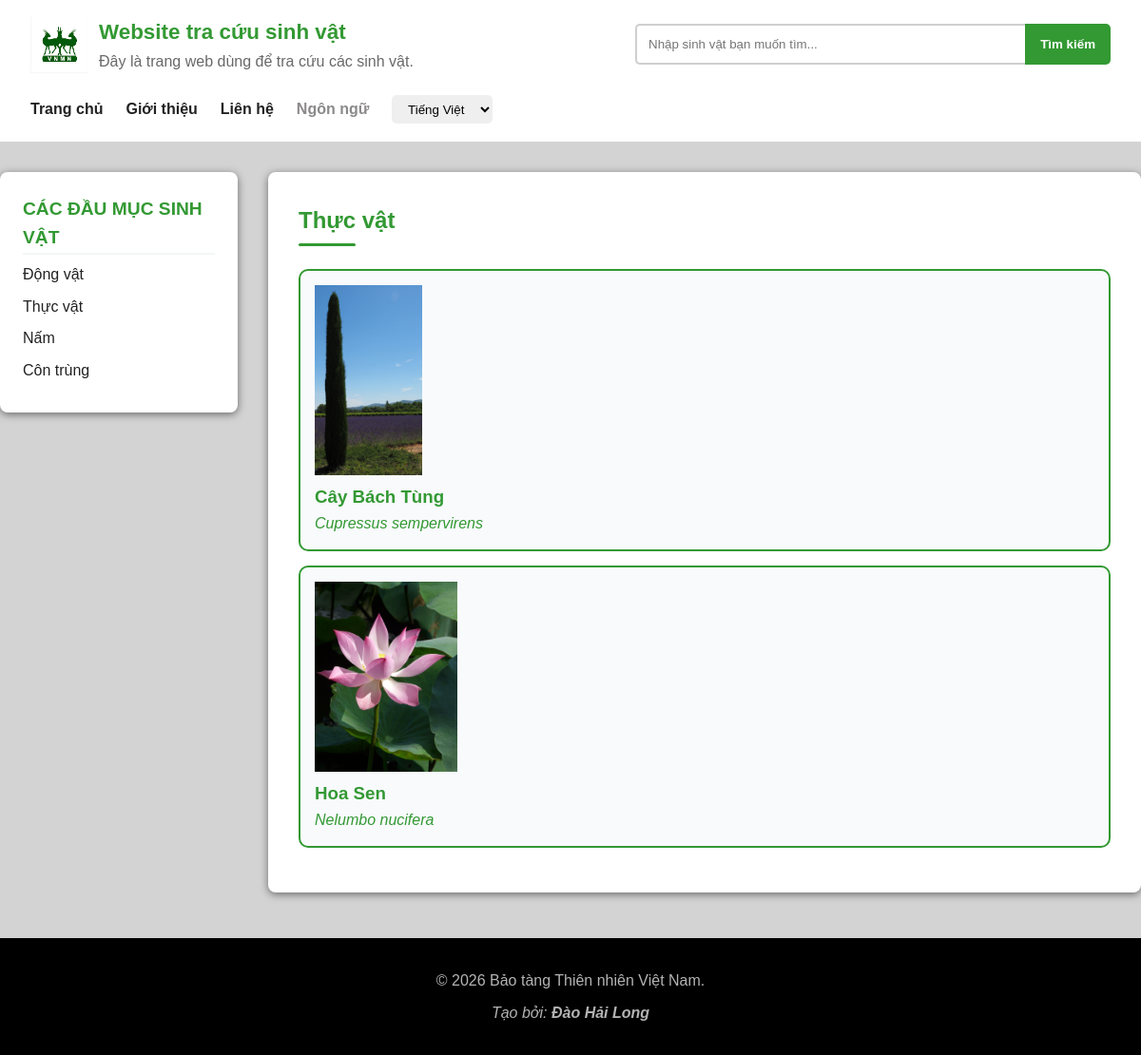
The page /sinh-vat/plant on the database its author committed.
### tables this page shows
CREATE TABLE images (
    id INTEGER PRIMARY KEY AUTOINCREMENT,
    creature_id INTEGER NOT NULL,
    photo TEXT NOT NULL,
    author VARCHAR(255) NOT NULL,
    license VARCHAR(255) NOT NULL,
    source VARCHAR(255) NOT NULL,
    alt_text TEXT NOT NULL,
    alt_text_en TEXT NOT NULL,

    FOREIGN KEY (creature_id) REFERENCES creatures(id)
);

CREATE TABLE translations (
id INTEGER PRIMARY KEY AUTOINCREMENT,
creature_id INTEGER NOT NULL,
language VARCHAR(2) NOT NULL,
species VARCHAR(255) NOT NULL,
quick_summary TEXT NOT NULL,

FOREIGN KEY (creature_id) REFERENCES creatures(id),
UNIQUE (creature_id, language)
);

CREATE TABLE creatures (
    id INTEGER PRIMARY KEY AUTOINCREMENT,
    category VARCHAR(50) NOT NULL,
    era VARCHAR(50) NOT NULL,
    scientific_name VARCHAR(255) NOT NULL UNIQUE,
    taxonomic_domain VARCHAR(255) NOT NULL,
    taxonomic_kingdom VARCHAR(255) NOT NULL,
    taxonomic_phylum VARCHAR(255) NOT NULL,
    taxonomic_class VARCHAR(255) NOT NULL,
    taxonomic_order VARCHAR(255) NOT NULL,
    taxonomic_family VARCHAR(255) NOT NULL,
    taxonomic_genus VARCHAR(255) NOT NULL
);

### app.py (the view)
@app.route("/sinh-vat/<category>")
def creature_category(category):
    allowed_categories = {
        "animal",
        "plant",
        "fungus",
        "insects"
    }
    if category not in allowed_categories:
        return xin_loi("Không có đầu mục sinh vật đó")
    db = get_db()
    creatures = db.execute("""SELECT creatures.id, translations.species, creatures.scientific_name, images.photo, images.alt_text
                                FROM creatures
                                JOIN translations ON translations.creature_id = creatures.id
                                JOIN images ON images.creature_id = creatures.id
                                WHERE creatures.category = ? AND translations.language = 'vi'
                                ORDER BY translations.species""", (category,)).fetchall()
    return render_template("vi/sinh-vat.html", creatures=creatures, category=category)

### app.py (called while the page is built)
def get_db():
    db = getattr(g, "_database", None)
    if db == None:
        db = g._database = sqlite3.connect("animals.db")
        db.row_factory = sqlite3.Row
    return db

@app.teardown_appcontext
def close_connection(exception):
    db = getattr(g, "_database", None)
    if db != None:
        db.close()

### templates/vi/sinh-vat.html (shortened to what this page needs)
{% extends 'vi/layout.html' %}
{% block main %}
<section class="main-content">
    {% if category == "animal" %}
        <h2>Động vật</h2>
    {% elif category == "plant" %}
        <h2>Thực vật</h2>
    {% elif category == "fungus" %}
        <h2>Nấm</h2>
    {% elif category == "insects" %}
        <h2>Côn trùng</h2>
    {% endif %}
    {% for creature in creatures %}
        <a href="{{ url_for('creature_info', creature_id=creature['id']) }}" class="animal-link">
            <div class="animals">
                <img src="{{ url_for('static', filename=creature['photo']) }}" alt="{{ creature['alt_text'] }}" />
                <h3>{{ creature['species'] }}</h3>
                <p><i>{{ creature['scientific_name'] }}</i></p>
            </div>
        </a>
    {% else %}
        <p>Danh mục này hiện chưa có sinh vật nào.</p>
    {% endfor %}
</section>
{% endblock %}

### static/styles.css (style rules this page uses)
:root { --primary-color: #339933; --font-main: Arial, "Roboto", "Open Sans", "Montserrat", "Poppins", "Lora", sans-serif; --text-color: #222222; --background-color: #D3D3D3; --template-background-color: #f8fafc; }
* { border: 0; margin: 0; padding: 0; box-sizing: border-box; }
body { font-family: var(--font-main); line-height: 1.6; color: var(--text-color); background-color: var(--background-color); }
a { text-decoration: none; color: var(--primary-color); transition: all 0.3s ease; }
.main-content { background-color: white; padding: 2rem; border-radius: 8px; box-shadow: 0 2px 8px rgba(0,0,0,0.5); margin-top: 2rem; }
.main-content h2 { font-size: 1.5rem; color: var(--primary-color); margin-bottom: 1.5rem; position: relative; padding-bottom: 0.5rem; }
.main-content h2::after { content: ''; position: absolute; bottom: 0; left: 0; width: 60px; height: 3px; background-color: var(--primary-color); border-radius: 2px; }
.main-content { background-color: white; padding: 2rem; border-radius: 8px; box-shadow: 0 2px 8px rgba(0, 0, 0, 0.5); margin-top: 2rem; }
.animals img { max-width: 100%; height: 200px; object-fit: contain; }
.animals { border: 2px solid var(--primary-color); border-radius: 10px; padding: 15px; margin: 15px 0; background-color: #f8fafc; transition: box-shadow 0.3s ease, transform 0.3s ease; }

### rows shown on the page
images: photo (picture), species "Cây Bách Tùng", scientific_name "Cupressus sempervirens"
images: photo (picture), species "Hoa Sen", scientific_name "Nelumbo nucifera"
